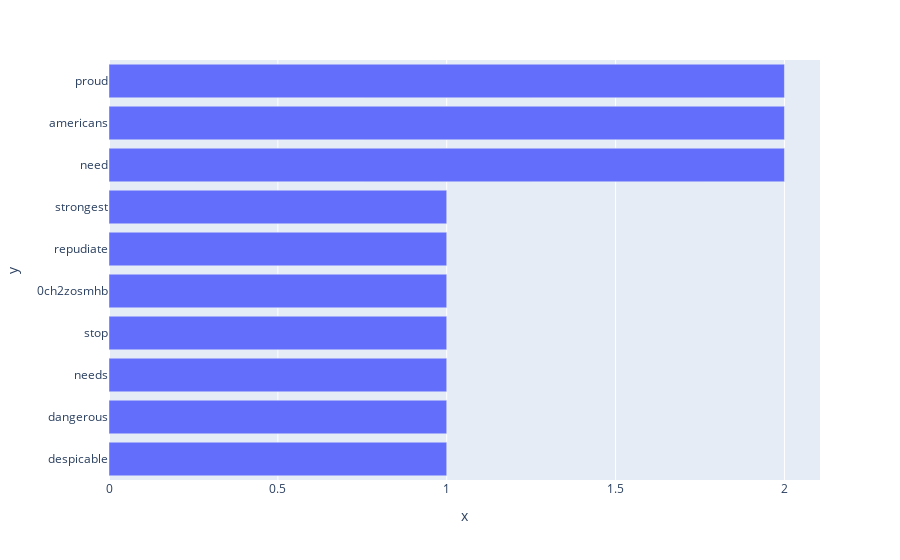

Source (notebook cell):
### Code cell
import plotly.express as px

fig = px.bar(y=fdist.index, x=fdist.values)

# sort values
fig.update_layout(barmode='stack', yaxis={'categoryorder':'total ascending'})

# show plot
fig.show()

### Figure 1 — Plotly figure (JSON) as saved in the notebook; plotly's stock layout.template omitted (floating-point values rounded to 4 significant figures)
{"data": [{"alignmentgroup": "True", "hovertemplate": "x=%{x}<br>y=%{y}<extra></extra>", "legendgroup": "", "marker": {"color": "#636efa", "pattern": {"shape": ""}}, "name": "", "offsetgroup": "", "orientation": "h", "showlegend": false, "textposition": "auto", "type": "bar", "x": [2, 2, 2, 1, 1, 1, 1, 1, 1, 1], "xaxis": "x", "y": ["need", "americans", "proud", "despicable", "dangerous", "needs", "stop", "0ch2zosmhb", "repudiate", "strongest"], "yaxis": "y"}], "layout": {"barmode": "stack", "legend": {"tracegroupgap": 0}, "margin": {"t": 60}, "xaxis": {"anchor": "y", "domain": [0, 1], "title": {"text": "x"}}, "yaxis": {"anchor": "x", "categoryorder": "total ascending", "domain": [0, 1], "title": {"text": "y"}}}}
